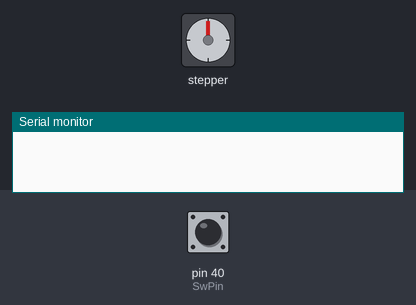
Simulated run of this sketch. Board: Arduino Mega 2560, built with avr-gcc and run on an emulated ATmega2560. On the bench: stepper motor, the last lines printed to the serial monitor. Inputs (shaded band) come from the test bench; at power-on: pin 40 (SwPin) LOW. Stepper angles assume 200 steps per turn.

Above: at 4.0 s.
At 10.09 s:
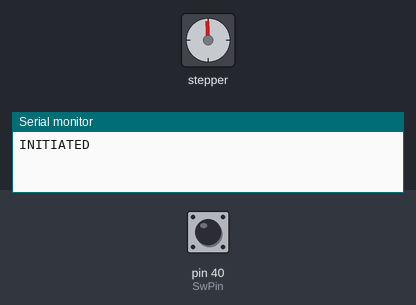
At 24.53 s:
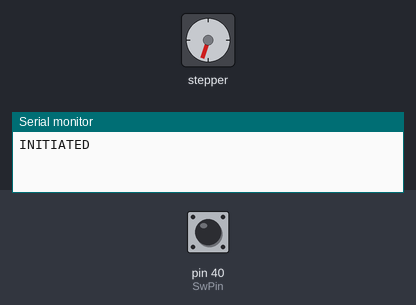
At 39.27 s:
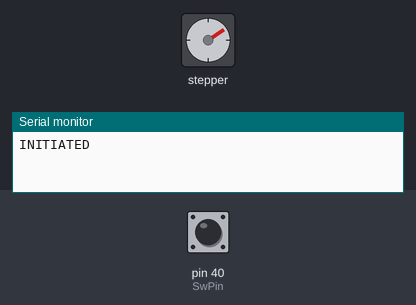
Timing chart, 0 to 40.0 s (numbered marks = the images above):
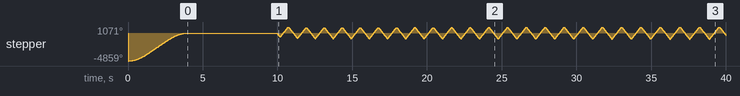

The sketch:

stepper_ossillator.ino
```cpp
/*
 * stabiliser un pendule inverse a la verticale:
 *
 * - attendre l'initialisation du Stepper
 * - attendre que le pendule se stabilise vers sa position
 *   d'equilibre stable (signal moniteur serie / buzzer)
 * - amener le pendule a la verticale vers le haut
 *   (signal moniteur serie / buzzer)
 * - stabilisation
 */


#include <AccelStepper.h>

// Define a stepper and the pins it will use
AccelStepper stepper(2, 51, 50);

// Define a pin for the end switch
const int SwPin = 40;

//Define pins for the encoder HEDS 5504: Channel A, channel B, channel C
const int CHA = 31;
const int CHB = 30;
const int CHC = 32;

bool AState = LOW;
bool BState = LOW;
bool CState = LOW;

bool lastEnc = LOW;
int encCount = 0;
int encValues[10];

//variables for stabilisation
const float omega = sqrt(1.5*9.81/0.49);

//variables for PID
int target = 0;
int Er = 0;
int Kp = 500;
int GoTo = 0;


void setup() {
  Serial.begin(250000);

  //Define Switch and encodeur as input
  pinMode(CHA, INPUT);
  pinMode(CHB, INPUT);
  pinMode(CHC, INPUT);

  pinMode(SwPin, INPUT);

  //initiate the stepper position
  InitStepper();

  delay(3000);  //wait for the pendulum to stabilize
  encCount = 500;;   //initate the pendulum's angle
  Serial.println("INITIATED");
  delay(3000);

  //set max speed and max acceleration for the stepper
  stepper.setMaxSpeed(4000);
  stepper.setAcceleration(100000);

  stepper.moveTo(400);
}

void loop() {
  stepper.moveTo(ossillator());
  for(int i = 0; i<8; i++){
    stepper.run();
  }
  //Serial.println(ossillator());
}

void InitStepper(){

  stepper.setMaxSpeed(1200);
  stepper.setAcceleration(1000);

  stepper.move(-10000);

  while(digitalRead(SwPin)){
    stepper.run();
  }
  stepper.setCurrentPosition(-2700);
  stepper.moveTo(0);

  while(stepper.distanceToGo() > 0)
  stepper.run();
}

int ReadEnc(){

  AState = digitalRead(CHA);
  BState = digitalRead(CHB);
  CState = digitalRead(CHC);

  if (lastEnc != AState){
    if(AState == BState){
        encCount++;
      }else{
        encCount--;
      }
      lastEnc = AState;

//      Serial.print(encCount);
//      Serial.print(",  ");
//      Serial.print(millis());
//      Serial.println(";");

    if(CState){
        encCount = 0;
        //Serial.println("ZERO");
    }
  }
  return encCount;
}

long ossillator(){
  //long PosX = 1000.0*cos(w*millis()/1000);
  float wt = omega*(1-0.0017*millis()/1000.0);
  long PosX = 1000.0*cos(wt*millis()/1000.0);
  return PosX;
}
```
